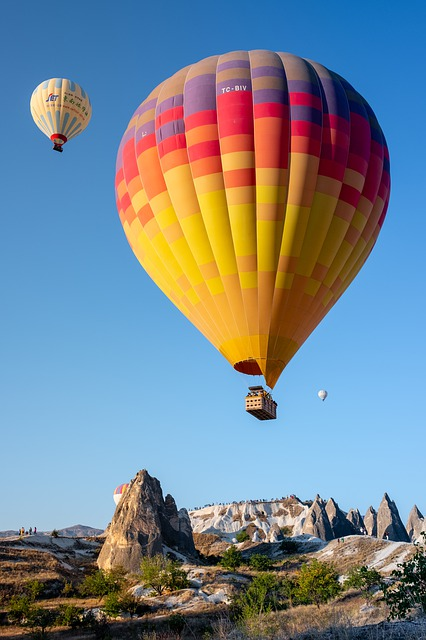
#> input picture sample/test.jpg, 426 x 640 px, found by its file name
$ python imageControl3.py
#> lines starting #> are read from the running program, lines starting #| are printed output that depends on the picture; after the words box and inside, x2 and y2 are one past the last pixel; in counts of white or black regions, pixels touching at a corner belong together
import cv2 as cv

img_gray = cv.imread('../test.jpg', cv.IMREAD_GRAYSCALE)
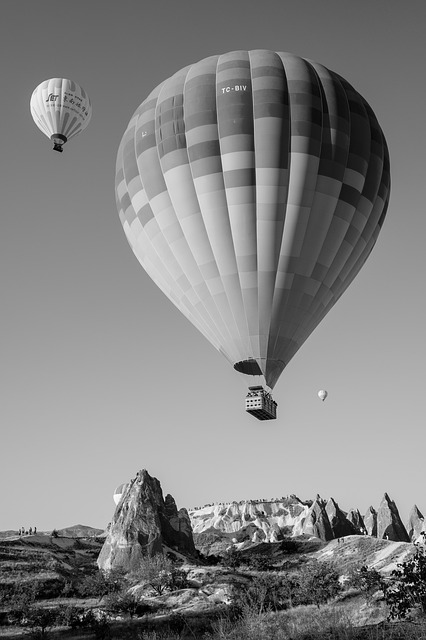
#> img_gray: shape (640, 426); min 0, max 255, mean 129.7

# copy 만들기
img_copyed1 = img_gray.copy()

# 둘의 데이터를 공유하는지 리턴 값으로 체크
print(id(img_gray), id(img_copyed1))
#| 140024367680848 140024710176496

cv.line(img_gray, (0,0), (100, 100), 0, 10)
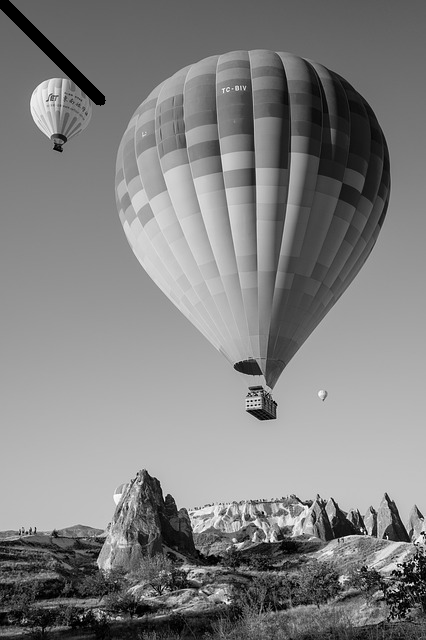
#> img_gray: shape (640, 426); 0.63% of pixels changed, all inside (x1, y1, x2, y2) = (0, 0, 106, 106)

ret, img_sub1 = cv.threshold(img_gray, 127, 255, cv.THRESH_BINARY)
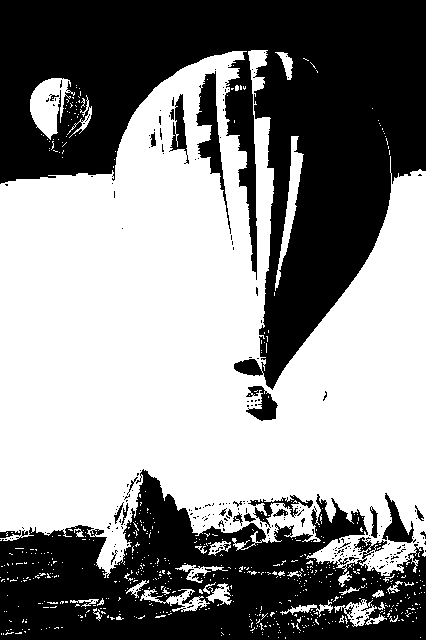
#> img_sub1: shape (640, 426); 54.9% white; 252 black regions (227 under 20 px), largest, box (x1, y1, x2, y2) and area: (0, 0, 426, 390) 76503, (0, 469, 426, 640) 40847, (196, 71, 231, 234) 1607

print(id(img_gray), id(img_copyed1))
#| 140024367680848 140024710176496

cv.imshow("img_gray", img_gray)
cv.imshow("img_sub1", img_sub1)

cv.waitKey(0)

$ run again, with sample/apple.jpg copied over sample/test.jpg
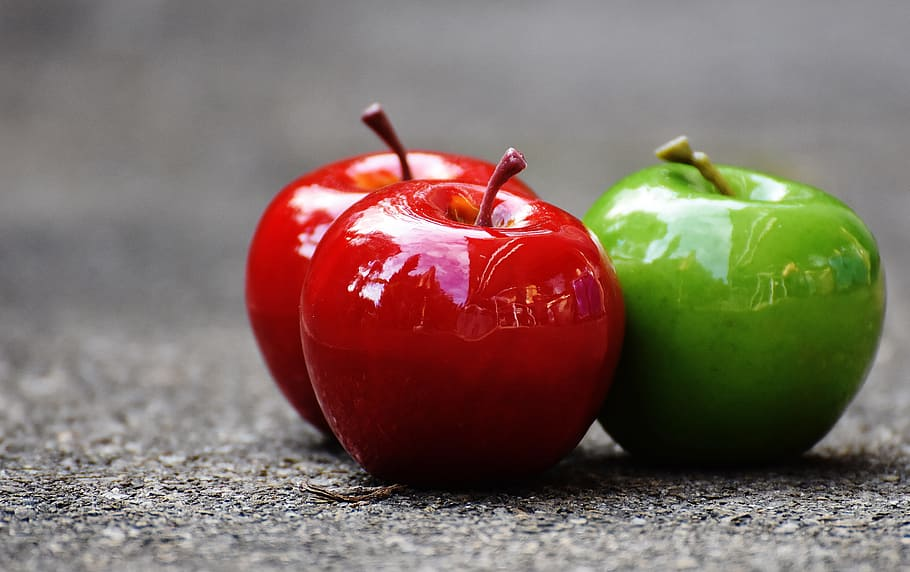
#> input picture sample/apple.jpg, 910 x 572 px, found by its file name
#| 140024367697328 140024710176496
#> `cv.line(img_gray, (0,0), (100, 100), 0, 10)`:
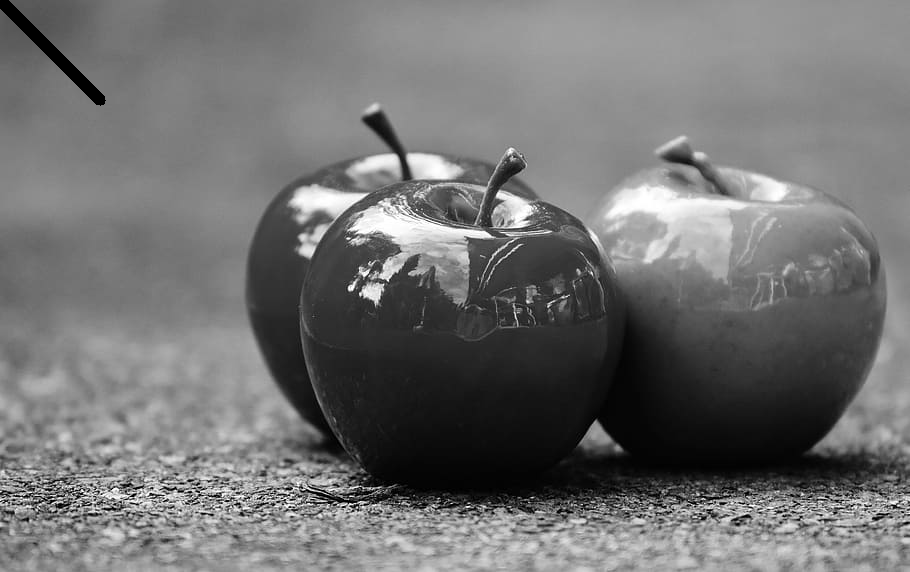
#> img_gray: shape (572, 910); min 0, max 255, mean 113.5
#> `ret, img_sub1 = cv.threshold(img_gray, 127, 255, cv.THRESH_BINARY)`:
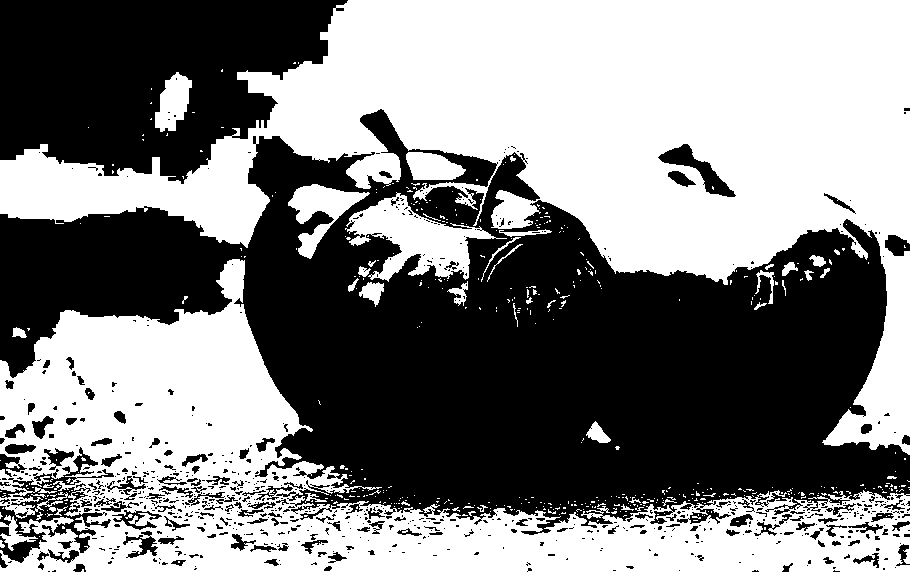
#> img_sub1: shape (572, 910); 51.1% white; 745 black regions (594 under 20 px), largest, box (x1, y1, x2, y2) and area: (0, 109, 910, 535) 191708, (0, 0, 348, 184) 44752, (0, 447, 114, 563) 3548
#| 140024367697328 140024710176496

$ run again, with sample/cat on laptop.jpg copied over sample/test.jpg
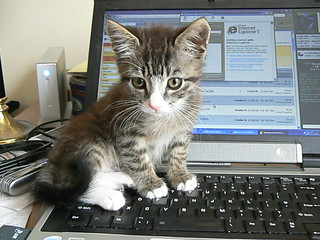
#> input picture sample/cat on laptop.jpg, 320 x 240 px, found by its file name
#| 140024367874192 140024367888976
#> `cv.line(img_gray, (0,0), (100, 100), 0, 10)`:
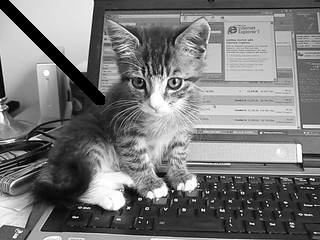
#> img_gray: shape (240, 320); min 0, max 255, mean 121.5
#> `ret, img_sub1 = cv.threshold(img_gray, 127, 255, cv.THRESH_BINARY)`:
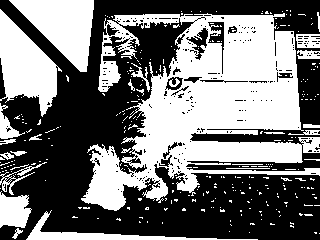
#> img_sub1: shape (240, 320); 46.2% white; 302 white regions (274 under 20 px), largest, box (x1, y1, x2, y2) and area: (81, 13, 320, 211) 23887, (0, 9, 62, 117) 3486, (9, 0, 94, 72) 3322
#| 140024367874192 140024367888976
